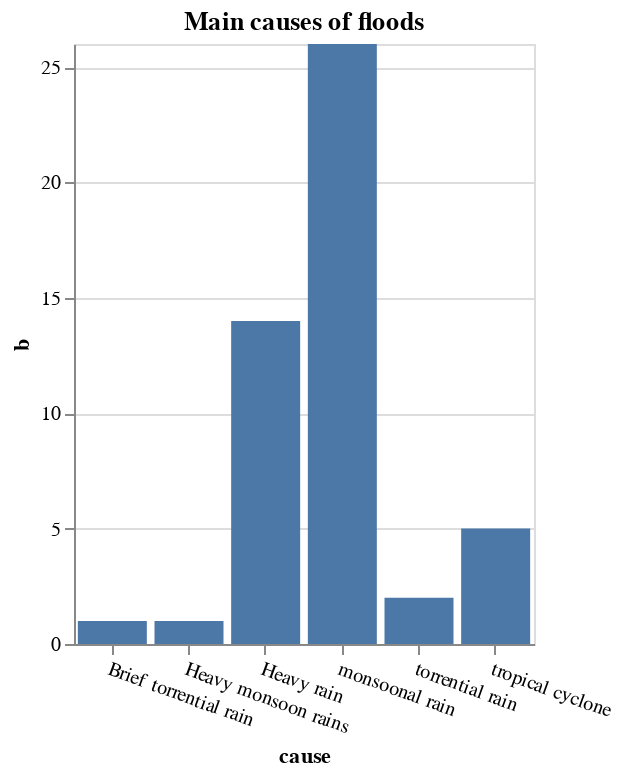

Express this chart as Vega-Lite.
### Vega-Lite specification from a JSON file in a GitHub repository (floating-point values rounded to 4 significant figures)
{"$schema": "https://vega.github.io/schema/vega-lite/v4.json", "width": 230, "height": 300, "title": "Main causes of floods", "description": "A simple bar chart with embedded data.", "data": {"values": [{"cause": "Heavy monsoon rains", "b": 1}, {"cause": "Brief torrential rain", "b": 1}, {"cause": "torrential rain", "b": 2}, {"cause": "Heavy rain", "b": 14}, {"cause": "monsoonal rain", "b": 26}, {"cause": "tropical cyclone", "b": 5}]}, "mark": "bar", "encoding": {"x": {"field": "cause", "type": "nominal", "axis": {"labelAngle": 20}}, "y": {"field": "b", "type": "quantitative"}}}
